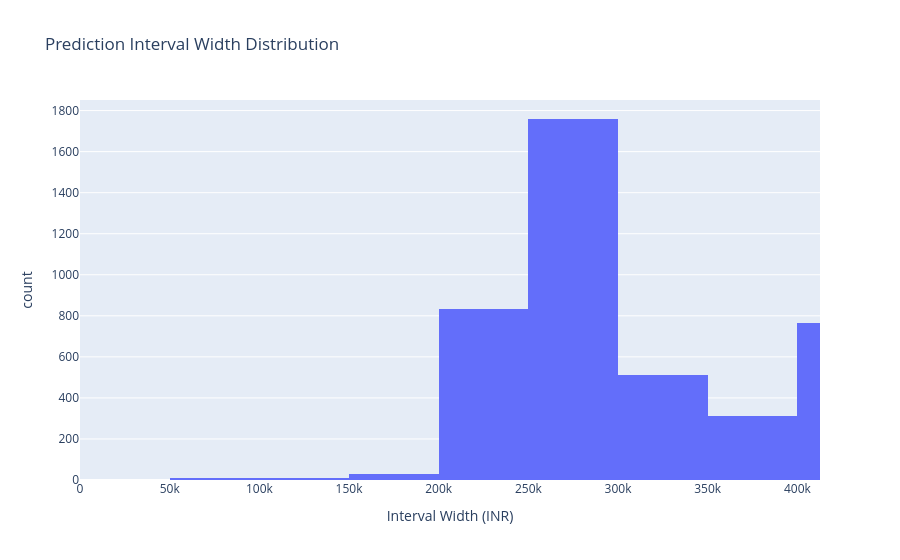

The notebook cell saved with this chart:
### Code cell
# Interval width distribution
fig = px.histogram(preds, x='interval_width', nbins=50,
                   title='Prediction Interval Width Distribution',
                   labels={'interval_width': 'Interval Width (INR)'})
fig.update_xaxes(range=[0, preds['interval_width'].quantile(0.95)])
fig.show()

### Figure 1 — Plotly figure (JSON) as saved in the notebook; plotly's stock layout.template omitted (floating-point values rounded to 4 significant figures; data arrays with more than 128 entries replaced by an {"elided": "..."} marker saying what was removed)
{"data": [{"bingroup": "x", "hovertemplate": "Interval Width (INR)=%{x}<br>count=%{y}<extra></extra>", "legendgroup": "", "marker": {"color": "#636efa", "pattern": {"shape": ""}}, "name": "", "nbinsx": 50, "orientation": "v", "showlegend": false, "type": "histogram", "x": {"elided": "4244 float values"}, "xaxis": "x", "yaxis": "y"}], "layout": {"barmode": "relative", "legend": {"tracegroupgap": 0}, "title": {"text": "Prediction Interval Width Distribution"}, "xaxis": {"anchor": "y", "domain": [0.0, 1.0], "range": [0, 412600.0], "title": {"text": "Interval Width (INR)"}}, "yaxis": {"anchor": "x", "domain": [0.0, 1.0], "title": {"text": "count"}}}}
